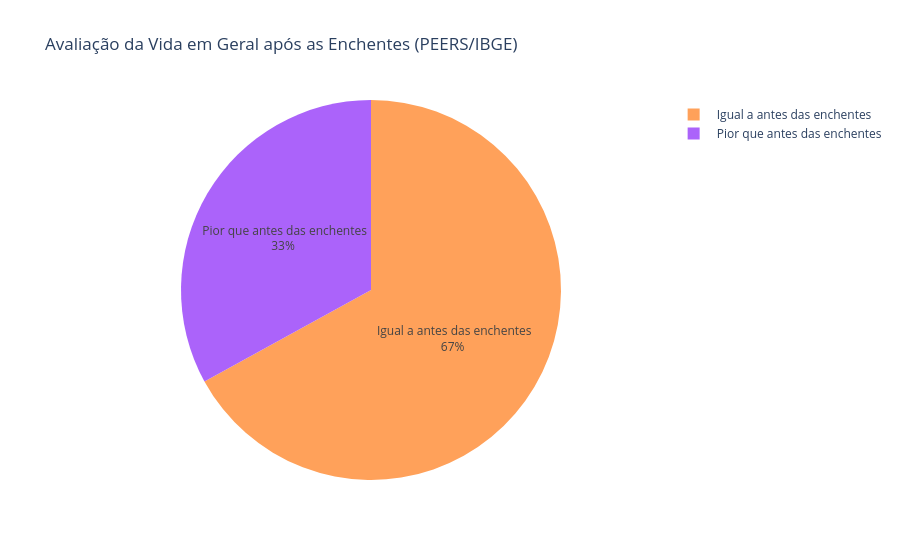

The code cell stored with this chart in its notebook:
### Markdown cell above
### Gráfico 6 (Tela 2): Percepção de Piora na Qualidade de Vida
Avaliação geral após as enchentes.

### Code cell
fig6 = px.pie(df_vida_geral, values='Percentual', names='Categoria', 
              title='Avaliação da Vida em Geral após as Enchentes (PEERS/IBGE)',
              color='Categoria',
              color_discrete_map={'Pior que antes das enchentes':'#EF553B', 
                                  'Igual a antes das enchentes':'#636efa', 
                                  'Melhor que antes das enchentes':'#00cc96'})
fig6.update_traces(textposition='inside', textinfo='percent+label')
fig6.show()

# Uma visão subjetiva do impacto. Mais de 25% reportam piora na qualidade de vida,
# conectando os dados de infraestrutura com o impacto humano e social.

### Figure 1 — Plotly figure (JSON) as saved in the notebook; plotly's stock layout.template omitted (floating-point values rounded to 4 significant figures)
{"data": [{"customdata": [[" Pior que antes das enchentes"], [" Igual a antes das enchentes"], [null]], "domain": {"x": [0, 1], "y": [0, 1]}, "hovertemplate": "Categoria=%{customdata[0]}<br>Percentual=%{value}<extra></extra>", "labels": [" Pior que antes das enchentes", " Igual a antes das enchentes", null], "legendgroup": "", "marker": {"colors": ["#ab63fa", "#FFA15A", "#19d3f3"]}, "name": "", "showlegend": true, "textinfo": "percent+label", "textposition": "inside", "type": "pie", "values": [26.59, 54.02, NaN]}], "layout": {"legend": {"tracegroupgap": 0}, "title": {"text": "Avaliação da Vida em Geral após as Enchentes (PEERS/IBGE)"}}}
